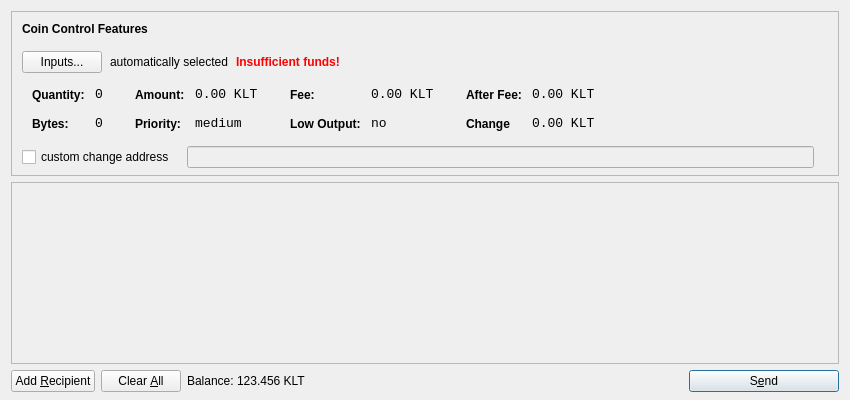
<?xml version="1.0" encoding="UTF-8"?>
<ui version="4.0">
 <class>SendCoinsDialog</class>
 <widget class="QDialog" name="SendCoinsDialog">
  <property name="geometry">
   <rect>
    <x>0</x>
    <y>0</y>
    <width>850</width>
    <height>400</height>
   </rect>
  </property>
  <property name="windowTitle">
   <string>Send Coins</string>
  </property>
  <layout class="QVBoxLayout" name="verticalLayout" stretch="0,1,0">
   <property name="bottomMargin">
    <number>8</number>
   </property>
   <item>
    <widget class="QFrame" name="frameCoinControl">
     <property name="sizePolicy">
      <sizepolicy hsizetype="Expanding" vsizetype="Expanding">
       <horstretch>0</horstretch>
       <verstretch>0</verstretch>
      </sizepolicy>
     </property>
     <property name="maximumSize">
      <size>
       <width>16777215</width>
       <height>16777215</height>
      </size>
     </property>
     <property name="frameShape">
      <enum>QFrame::StyledPanel</enum>
     </property>
     <property name="frameShadow">
      <enum>QFrame::Sunken</enum>
     </property>
     <layout class="QVBoxLayout" name="verticalLayoutCoinControl2">
      <property name="spacing">
       <number>-1</number>
      </property>
      <property name="leftMargin">
       <number>0</number>
      </property>
      <property name="topMargin">
       <number>0</number>
      </property>
      <property name="rightMargin">
       <number>0</number>
      </property>
      <property name="bottomMargin">
       <number>6</number>
      </property>
      <item>
       <layout class="QVBoxLayout" name="verticalLayoutCoinControl" stretch="0,0,0,0,1">
        <property name="spacing">
         <number>0</number>
        </property>
        <property name="leftMargin">
         <number>10</number>
        </property>
        <property name="topMargin">
         <number>10</number>
        </property>
        <item>
         <layout class="QHBoxLayout" name="horizontalLayoutCoinControl1">
          <property name="bottomMargin">
           <number>15</number>
          </property>
          <item>
           <widget class="QLabel" name="labelCoinControlFeatures">
            <property name="sizePolicy">
             <sizepolicy hsizetype="Preferred" vsizetype="Maximum">
              <horstretch>0</horstretch>
              <verstretch>0</verstretch>
             </sizepolicy>
            </property>
            <property name="font">
             <font>
              <weight>75</weight>
              <bold>true</bold>
             </font>
            </property>
            <property name="styleSheet">
             <string notr="true">font-weight:bold;</string>
            </property>
            <property name="text">
             <string>Coin Control Features</string>
            </property>
           </widget>
          </item>
         </layout>
        </item>
        <item>
         <layout class="QHBoxLayout" name="horizontalLayoutCoinControl2" stretch="0,0,0,0">
          <property name="spacing">
           <number>8</number>
          </property>
          <property name="bottomMargin">
           <number>10</number>
          </property>
          <item>
           <widget class="QPushButton" name="pushButtonCoinControl">
            <property name="styleSheet">
             <string notr="true"/>
            </property>
            <property name="text">
             <string>Inputs...</string>
            </property>
           </widget>
          </item>
          <item>
           <widget class="QLabel" name="labelCoinControlAutomaticallySelected">
            <property name="text">
             <string>automatically selected</string>
            </property>
            <property name="margin">
             <number>5</number>
            </property>
           </widget>
          </item>
          <item>
           <widget class="QLabel" name="labelCoinControlInsuffFunds">
            <property name="font">
             <font>
              <weight>75</weight>
              <bold>true</bold>
             </font>
            </property>
            <property name="styleSheet">
             <string notr="true">color:red;font-weight:bold;</string>
            </property>
            <property name="text">
             <string>Insufficient funds!</string>
            </property>
            <property name="margin">
             <number>5</number>
            </property>
           </widget>
          </item>
          <item>
           <spacer name="horizontalSpacerCoinControl">
            <property name="orientation">
             <enum>Qt::Horizontal</enum>
            </property>
            <property name="sizeHint" stdset="0">
             <size>
              <width>40</width>
              <height>1</height>
             </size>
            </property>
           </spacer>
          </item>
         </layout>
        </item>
        <item>
         <widget class="QWidget" name="widgetCoinControl" native="true">
          <property name="sizePolicy">
           <sizepolicy hsizetype="Preferred" vsizetype="Preferred">
            <horstretch>0</horstretch>
            <verstretch>0</verstretch>
           </sizepolicy>
          </property>
          <property name="minimumSize">
           <size>
            <width>0</width>
            <height>0</height>
           </size>
          </property>
          <property name="styleSheet">
           <string notr="true"/>
          </property>
          <layout class="QHBoxLayout" name="horizontalLayoutCoinControl5">
           <property name="margin">
            <number>0</number>
           </property>
           <item>
            <layout class="QHBoxLayout" name="horizontalLayoutCoinControl3" stretch="0,0,0,1">
             <property name="spacing">
              <number>20</number>
             </property>
             <property name="topMargin">
              <number>0</number>
             </property>
             <property name="bottomMargin">
              <number>10</number>
             </property>
             <item>
              <layout class="QFormLayout" name="formLayoutCoinControl1">
               <property name="horizontalSpacing">
                <number>10</number>
               </property>
               <property name="verticalSpacing">
                <number>14</number>
               </property>
               <property name="leftMargin">
                <number>10</number>
               </property>
               <property name="topMargin">
                <number>4</number>
               </property>
               <property name="rightMargin">
                <number>6</number>
               </property>
               <item row="0" column="0">
                <widget class="QLabel" name="labelCoinControlQuantityText">
                 <property name="styleSheet">
                  <string notr="true">font-weight:bold;</string>
                 </property>
                 <property name="text">
                  <string>Quantity:</string>
                 </property>
                 <property name="margin">
                  <number>0</number>
                 </property>
                </widget>
               </item>
               <item row="0" column="1">
                <widget class="QLabel" name="labelCoinControlQuantity">
                 <property name="font">
                  <font>
                   <family>Monospace</family>
                   <pointsize>10</pointsize>
                  </font>
                 </property>
                 <property name="cursor">
                  <cursorShape>IBeamCursor</cursorShape>
                 </property>
                 <property name="contextMenuPolicy">
                  <enum>Qt::ActionsContextMenu</enum>
                 </property>
                 <property name="text">
                  <string>0</string>
                 </property>
                 <property name="margin">
                  <number>0</number>
                 </property>
                 <property name="textInteractionFlags">
                  <set>Qt::LinksAccessibleByMouse|Qt::TextSelectableByKeyboard|Qt::TextSelectableByMouse</set>
                 </property>
                </widget>
               </item>
               <item row="1" column="0">
                <widget class="QLabel" name="labelCoinControlBytesText">
                 <property name="styleSheet">
                  <string notr="true">font-weight:bold;</string>
                 </property>
                 <property name="text">
                  <string>Bytes:</string>
                 </property>
                </widget>
               </item>
               <item row="1" column="1">
                <widget class="QLabel" name="labelCoinControlBytes">
                 <property name="font">
                  <font>
                   <family>Monospace</family>
                   <pointsize>10</pointsize>
                  </font>
                 </property>
                 <property name="cursor">
                  <cursorShape>IBeamCursor</cursorShape>
                 </property>
                 <property name="contextMenuPolicy">
                  <enum>Qt::ActionsContextMenu</enum>
                 </property>
                 <property name="text">
                  <string>0</string>
                 </property>
                 <property name="textInteractionFlags">
                  <set>Qt::LinksAccessibleByMouse|Qt::TextSelectableByKeyboard|Qt::TextSelectableByMouse</set>
                 </property>
                </widget>
               </item>
              </layout>
             </item>
             <item>
              <layout class="QFormLayout" name="formLayoutCoinControl2">
               <property name="horizontalSpacing">
                <number>10</number>
               </property>
               <property name="verticalSpacing">
                <number>14</number>
               </property>
               <property name="leftMargin">
                <number>6</number>
               </property>
               <property name="topMargin">
                <number>4</number>
               </property>
               <property name="rightMargin">
                <number>6</number>
               </property>
               <item row="0" column="0">
                <widget class="QLabel" name="labelCoinControlAmountText">
                 <property name="styleSheet">
                  <string notr="true">font-weight:bold;</string>
                 </property>
                 <property name="text">
                  <string>Amount:</string>
                 </property>
                 <property name="margin">
                  <number>0</number>
                 </property>
                </widget>
               </item>
               <item row="0" column="1">
                <widget class="QLabel" name="labelCoinControlAmount">
                 <property name="font">
                  <font>
                   <family>Monospace</family>
                   <pointsize>10</pointsize>
                  </font>
                 </property>
                 <property name="cursor">
                  <cursorShape>IBeamCursor</cursorShape>
                 </property>
                 <property name="contextMenuPolicy">
                  <enum>Qt::ActionsContextMenu</enum>
                 </property>
                 <property name="text">
                  <string>0.00 KLT</string>
                 </property>
                 <property name="textInteractionFlags">
                  <set>Qt::LinksAccessibleByMouse|Qt::TextSelectableByKeyboard|Qt::TextSelectableByMouse</set>
                 </property>
                </widget>
               </item>
               <item row="1" column="0">
                <widget class="QLabel" name="labelCoinControlPriorityText">
                 <property name="styleSheet">
                  <string notr="true">font-weight:bold;</string>
                 </property>
                 <property name="text">
                  <string>Priority:</string>
                 </property>
                </widget>
               </item>
               <item row="1" column="1">
                <widget class="QLabel" name="labelCoinControlPriority">
                 <property name="font">
                  <font>
                   <family>Monospace</family>
                   <pointsize>10</pointsize>
                  </font>
                 </property>
                 <property name="cursor">
                  <cursorShape>IBeamCursor</cursorShape>
                 </property>
                 <property name="contextMenuPolicy">
                  <enum>Qt::ActionsContextMenu</enum>
                 </property>
                 <property name="text">
                  <string>medium</string>
                 </property>
                 <property name="textInteractionFlags">
                  <set>Qt::LinksAccessibleByMouse|Qt::TextSelectableByKeyboard|Qt::TextSelectableByMouse</set>
                 </property>
                </widget>
               </item>
              </layout>
             </item>
             <item>
              <layout class="QFormLayout" name="formLayoutCoinControl3">
               <property name="horizontalSpacing">
                <number>10</number>
               </property>
               <property name="verticalSpacing">
                <number>14</number>
               </property>
               <property name="leftMargin">
                <number>6</number>
               </property>
               <property name="topMargin">
                <number>4</number>
               </property>
               <property name="rightMargin">
                <number>6</number>
               </property>
               <item row="0" column="0">
                <widget class="QLabel" name="labelCoinControlFeeText">
                 <property name="styleSheet">
                  <string notr="true">font-weight:bold;</string>
                 </property>
                 <property name="text">
                  <string>Fee:</string>
                 </property>
                 <property name="margin">
                  <number>0</number>
                 </property>
                </widget>
               </item>
               <item row="0" column="1">
                <widget class="QLabel" name="labelCoinControlFee">
                 <property name="font">
                  <font>
                   <family>Monospace</family>
                   <pointsize>10</pointsize>
                  </font>
                 </property>
                 <property name="cursor">
                  <cursorShape>IBeamCursor</cursorShape>
                 </property>
                 <property name="contextMenuPolicy">
                  <enum>Qt::ActionsContextMenu</enum>
                 </property>
                 <property name="text">
                  <string>0.00 KLT</string>
                 </property>
                 <property name="textInteractionFlags">
                  <set>Qt::LinksAccessibleByMouse|Qt::TextSelectableByKeyboard|Qt::TextSelectableByMouse</set>
                 </property>
                </widget>
               </item>
               <item row="1" column="0">
                <widget class="QLabel" name="labelCoinControlLowOutputText">
                 <property name="styleSheet">
                  <string notr="true">font-weight:bold;</string>
                 </property>
                 <property name="text">
                  <string>Low Output:</string>
                 </property>
                </widget>
               </item>
               <item row="1" column="1">
                <widget class="QLabel" name="labelCoinControlLowOutput">
                 <property name="font">
                  <font>
                   <family>Monospace</family>
                   <pointsize>10</pointsize>
                  </font>
                 </property>
                 <property name="cursor">
                  <cursorShape>IBeamCursor</cursorShape>
                 </property>
                 <property name="contextMenuPolicy">
                  <enum>Qt::ActionsContextMenu</enum>
                 </property>
                 <property name="text">
                  <string>no</string>
                 </property>
                 <property name="textInteractionFlags">
                  <set>Qt::LinksAccessibleByMouse|Qt::TextSelectableByKeyboard|Qt::TextSelectableByMouse</set>
                 </property>
                </widget>
               </item>
              </layout>
             </item>
             <item>
              <layout class="QFormLayout" name="formLayoutCoinControl4">
               <property name="horizontalSpacing">
                <number>10</number>
               </property>
               <property name="verticalSpacing">
                <number>14</number>
               </property>
               <property name="leftMargin">
                <number>6</number>
               </property>
               <property name="topMargin">
                <number>4</number>
               </property>
               <property name="rightMargin">
                <number>6</number>
               </property>
               <item row="0" column="0">
                <widget class="QLabel" name="labelCoinControlAfterFeeText">
                 <property name="styleSheet">
                  <string notr="true">font-weight:bold;</string>
                 </property>
                 <property name="text">
                  <string>After Fee:</string>
                 </property>
                 <property name="margin">
                  <number>0</number>
                 </property>
                </widget>
               </item>
               <item row="0" column="1">
                <widget class="QLabel" name="labelCoinControlAfterFee">
                 <property name="font">
                  <font>
                   <family>Monospace</family>
                   <pointsize>10</pointsize>
                  </font>
                 </property>
                 <property name="cursor">
                  <cursorShape>IBeamCursor</cursorShape>
                 </property>
                 <property name="contextMenuPolicy">
                  <enum>Qt::ActionsContextMenu</enum>
                 </property>
                 <property name="text">
                  <string>0.00 KLT</string>
                 </property>
                 <property name="textInteractionFlags">
                  <set>Qt::LinksAccessibleByMouse|Qt::TextSelectableByKeyboard|Qt::TextSelectableByMouse</set>
                 </property>
                </widget>
               </item>
               <item row="1" column="0">
                <widget class="QLabel" name="labelCoinControlChangeText">
                 <property name="styleSheet">
                  <string notr="true">font-weight:bold;</string>
                 </property>
                 <property name="text">
                  <string>Change</string>
                 </property>
                </widget>
               </item>
               <item row="1" column="1">
                <widget class="QLabel" name="labelCoinControlChange">
                 <property name="font">
                  <font>
                   <family>Monospace</family>
                   <pointsize>10</pointsize>
                  </font>
                 </property>
                 <property name="cursor">
                  <cursorShape>IBeamCursor</cursorShape>
                 </property>
                 <property name="contextMenuPolicy">
                  <enum>Qt::ActionsContextMenu</enum>
                 </property>
                 <property name="text">
                  <string>0.00 KLT</string>
                 </property>
                 <property name="textInteractionFlags">
                  <set>Qt::LinksAccessibleByMouse|Qt::TextSelectableByKeyboard|Qt::TextSelectableByMouse</set>
                 </property>
                </widget>
               </item>
              </layout>
             </item>
            </layout>
           </item>
          </layout>
         </widget>
        </item>
        <item>
         <layout class="QHBoxLayout" name="horizontalLayoutCoinControl4" stretch="0,0,0">
          <property name="spacing">
           <number>12</number>
          </property>
          <property name="sizeConstraint">
           <enum>QLayout::SetDefaultConstraint</enum>
          </property>
          <property name="topMargin">
           <number>5</number>
          </property>
          <property name="rightMargin">
           <number>5</number>
          </property>
          <item>
           <widget class="QCheckBox" name="checkBoxCoinControlChange">
            <property name="text">
             <string>custom change address</string>
            </property>
           </widget>
          </item>
          <item>
           <widget class="QLineEdit" name="lineEditCoinControlChange">
            <property name="enabled">
             <bool>false</bool>
            </property>
            <property name="sizePolicy">
             <sizepolicy hsizetype="Expanding" vsizetype="Fixed">
              <horstretch>0</horstretch>
              <verstretch>0</verstretch>
             </sizepolicy>
            </property>
           </widget>
          </item>
          <item>
           <widget class="QLabel" name="labelCoinControlChangeLabel">
            <property name="sizePolicy">
             <sizepolicy hsizetype="Preferred" vsizetype="Expanding">
              <horstretch>0</horstretch>
              <verstretch>0</verstretch>
             </sizepolicy>
            </property>
            <property name="minimumSize">
             <size>
              <width>0</width>
              <height>0</height>
             </size>
            </property>
            <property name="text">
             <string/>
            </property>
            <property name="margin">
             <number>3</number>
            </property>
           </widget>
          </item>
         </layout>
        </item>
        <item>
         <spacer name="verticalSpacerCoinControl">
          <property name="orientation">
           <enum>Qt::Vertical</enum>
          </property>
          <property name="sizeHint" stdset="0">
           <size>
            <width>800</width>
            <height>1</height>
           </size>
          </property>
         </spacer>
        </item>
       </layout>
      </item>
     </layout>
    </widget>
   </item>
   <item>
    <widget class="QScrollArea" name="scrollArea">
     <property name="widgetResizable">
      <bool>true</bool>
     </property>
     <widget class="QWidget" name="scrollAreaWidgetContents">
      <property name="geometry">
       <rect>
        <x>0</x>
        <y>0</y>
        <width>830</width>
        <height>165</height>
       </rect>
      </property>
      <layout class="QVBoxLayout" name="verticalLayout_2">
       <property name="margin">
        <number>0</number>
       </property>
       <item>
        <layout class="QVBoxLayout" name="entries">
         <property name="spacing">
          <number>6</number>
         </property>
        </layout>
       </item>
       <item>
        <spacer name="verticalSpacer">
         <property name="orientation">
          <enum>Qt::Vertical</enum>
         </property>
         <property name="sizeHint" stdset="0">
          <size>
           <width>20</width>
           <height>40</height>
          </size>
         </property>
        </spacer>
       </item>
      </layout>
     </widget>
    </widget>
   </item>
   <item>
    <layout class="QHBoxLayout" name="horizontalLayout">
     <item>
      <widget class="QPushButton" name="addButton">
       <property name="toolTip">
        <string>Send to multiple recipients at once</string>
       </property>
       <property name="text">
        <string>Add &amp;Recipient</string>
       </property>
       <property name="icon">
        <iconset resource="../bitcoin.qrc">
         <normaloff>:/icons/add</normaloff>:/icons/add</iconset>
       </property>
       <property name="autoDefault">
        <bool>false</bool>
       </property>
      </widget>
     </item>
     <item>
      <widget class="QPushButton" name="clearButton">
       <property name="sizePolicy">
        <sizepolicy hsizetype="Minimum" vsizetype="Fixed">
         <horstretch>0</horstretch>
         <verstretch>0</verstretch>
        </sizepolicy>
       </property>
       <property name="toolTip">
        <string>Remove all transaction fields</string>
       </property>
       <property name="text">
        <string>Clear &amp;All</string>
       </property>
       <property name="icon">
        <iconset resource="../bitcoin.qrc">
         <normaloff>:/icons/remove</normaloff>:/icons/remove</iconset>
       </property>
       <property name="autoRepeatDelay">
        <number>300</number>
       </property>
       <property name="autoDefault">
        <bool>false</bool>
       </property>
      </widget>
     </item>
     <item>
      <layout class="QHBoxLayout" name="horizontalLayout_2">
       <property name="spacing">
        <number>3</number>
       </property>
       <item>
        <widget class="QLabel" name="label">
         <property name="sizePolicy">
          <sizepolicy hsizetype="Preferred" vsizetype="Fixed">
           <horstretch>0</horstretch>
           <verstretch>0</verstretch>
          </sizepolicy>
         </property>
         <property name="text">
          <string>Balance:</string>
         </property>
        </widget>
       </item>
       <item>
        <widget class="QLabel" name="labelBalance">
         <property name="sizePolicy">
          <sizepolicy hsizetype="Preferred" vsizetype="Fixed">
           <horstretch>0</horstretch>
           <verstretch>0</verstretch>
          </sizepolicy>
         </property>
         <property name="cursor">
          <cursorShape>IBeamCursor</cursorShape>
         </property>
         <property name="text">
          <string>123.456 KLT</string>
         </property>
         <property name="textInteractionFlags">
          <set>Qt::LinksAccessibleByMouse|Qt::TextSelectableByKeyboard|Qt::TextSelectableByMouse</set>
         </property>
        </widget>
       </item>
      </layout>
     </item>
     <item>
      <spacer name="horizontalSpacer">
       <property name="orientation">
        <enum>Qt::Horizontal</enum>
       </property>
       <property name="sizeHint" stdset="0">
        <size>
         <width>40</width>
         <height>20</height>
        </size>
       </property>
      </spacer>
     </item>
     <item>
      <widget class="QPushButton" name="sendButton">
       <property name="minimumSize">
        <size>
         <width>150</width>
         <height>0</height>
        </size>
       </property>
       <property name="toolTip">
        <string>Confirm the send action</string>
       </property>
       <property name="text">
        <string>S&amp;end</string>
       </property>
       <property name="icon">
        <iconset resource="../bitcoin.qrc">
         <normaloff>:/icons/send</normaloff>:/icons/send</iconset>
       </property>
       <property name="default">
        <bool>true</bool>
       </property>
      </widget>
     </item>
    </layout>
   </item>
  </layout>
 </widget>
 <resources>
  <include location="../bitcoin.qrc"/>
 </resources>
 <connections/>
</ui>
